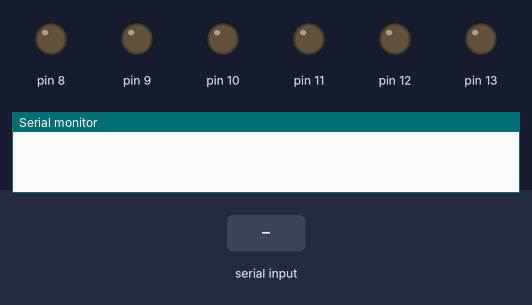
The sketch below on a simulated Arduino Uno, built with avr-gcc and run on an emulated ATmega328P. Parts: output pins drawn as LEDs (lit = HIGH), the last lines printed to the serial monitor. Dashed ring = blinking. The inputs (shaded band) are chosen by the test bench.

Above: at 0.9 s.
1.0 s: "g" received over Serial
2.5 s: "1" received over Serial
At 3.0 s:
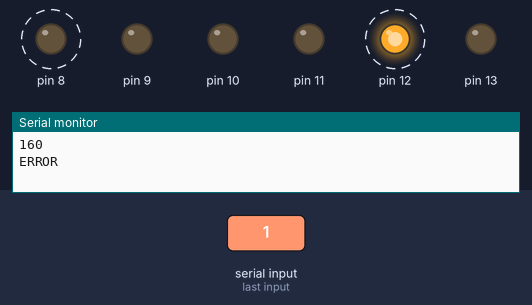
5.5 s: "s" received over Serial
At 6.0 s:
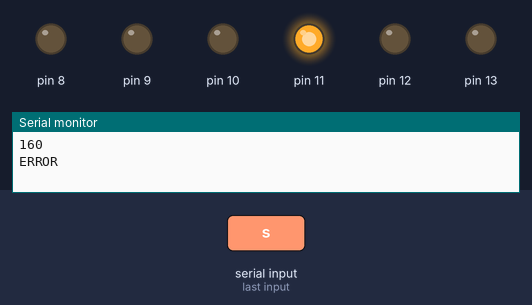
7.0 s: "0" received over Serial
At 22.3 s:
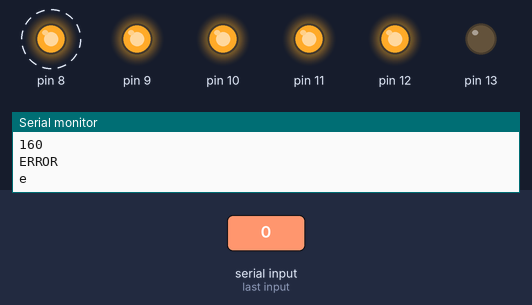
Timing chart, 0 to 23.5 s (numbered marks = the images above; inputs shaded):
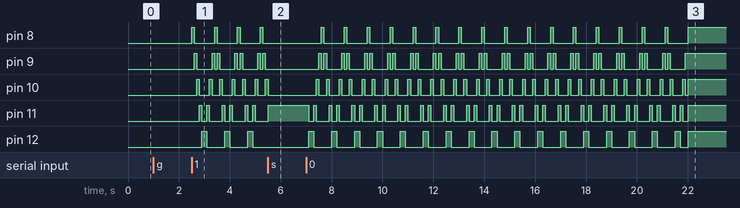

The sketch:

LEDBlinker.ino
```cpp
int jobSize = 160;
int algoType;
void setup()
{
  Serial.begin(9600);
  pinMode(13,OUTPUT);
  pinMode(8,OUTPUT);
  pinMode(9,OUTPUT);
  pinMode(10,OUTPUT);
  pinMode(11,OUTPUT);
  pinMode(12,OUTPUT);

  digitalWrite(8,LOW);
  digitalWrite(9,LOW);
  digitalWrite(10,LOW);
  digitalWrite(11,LOW);
  digitalWrite(12,LOW);
  digitalWrite(13,LOW);
  //Serial.println("Waiting for Algo Type");
  while(!(Serial.available() >0));
  algoType = Serial.read();
  Serial.println(jobSize);
  Serial.flush();
  //Serial.println("Wating for Start Signal");
  while(!(Serial.available() >0));
  if(Serial.read() == 'g')
  {
    digitalWrite(13,HIGH);
    Serial.flush();
    return;
  }
  else Serial.println("ERROR");

}


void waitForStart()
{
  //Serial.println("Waiting for Start");
  if(algoType == '1')
  {
  Serial.println(jobSize);
  }
  while(!(Serial.available() > 0));
  if(Serial.read() == 'g')
  return;
}

void signalPolling()
{
  if(Serial.available() > 0)
  {
    if(Serial.read() == 's')
    {
      digitalWrite(13,LOW);
      //Serial.println("Stopped");
      waitForStart();
    }
  }
  else return;

}

void loop()
{
    signalPolling();
    digitalWrite(8,HIGH);
    digitalWrite(9,LOW);
    digitalWrite(10,LOW);
    digitalWrite(11,LOW);
    digitalWrite(12,LOW);
    signalPolling();
    delay(100);
    digitalWrite(8,LOW);
    digitalWrite(9,HIGH);
    digitalWrite(10,LOW);
    digitalWrite(11,LOW);
    digitalWrite(12,LOW);
    signalPolling();
    delay(100);
    digitalWrite(8,LOW);
    digitalWrite(9,LOW);
    digitalWrite(10,HIGH);
    digitalWrite(11,LOW);
    digitalWrite(12,LOW);
    signalPolling();
    delay(100);
    digitalWrite(8,LOW);
    digitalWrite(9,LOW);
    digitalWrite(10,LOW);
    digitalWrite(11,HIGH);
    digitalWrite(12,LOW);
    signalPolling();
    delay(100);
    digitalWrite(8,LOW);
    digitalWrite(9,LOW);
    digitalWrite(10,LOW);
    digitalWrite(11,LOW);
    digitalWrite(12,HIGH);
    signalPolling();
    delay(100);
    digitalWrite(8,LOW);
    digitalWrite(9,LOW);
    digitalWrite(10,LOW);
    digitalWrite(11,LOW);
    digitalWrite(12,HIGH);
    signalPolling();
    delay(100);
    digitalWrite(8,LOW);
    digitalWrite(9,LOW);
    digitalWrite(10,LOW);
    digitalWrite(11,HIGH);
    digitalWrite(12,LOW);
    signalPolling();
    delay(100);
    digitalWrite(8,LOW);
    digitalWrite(9,LOW);
    digitalWrite(10,HIGH);
    digitalWrite(11,LOW);
    digitalWrite(12,LOW);
    signalPolling();
    delay(100);
    digitalWrite(8,LOW);
    digitalWrite(9,HIGH);
    digitalWrite(10,LOW);
    digitalWrite(11,LOW);
    digitalWrite(12,LOW);
    signalPolling();
    delay(100);
    digitalWrite(8,HIGH);
    digitalWrite(9,LOW);
    digitalWrite(10,LOW);
    digitalWrite(11,LOW);
    digitalWrite(12,LOW);
    signalPolling();
    jobSize-=8;
    if(jobSize<=0)
    {
      Serial.println("e");
    digitalWrite(8,HIGH);
    digitalWrite(9,HIGH);
    digitalWrite(10,HIGH);
    digitalWrite(11,HIGH);
    digitalWrite(12,HIGH);
      while(true);

    }
}
```

Measured:
- after the input at 2.5 s, pin 8: alternates HIGH for 0.10 s and LOW for 0.80 s, starting at once; pin 9: LOW → HIGH after 0.10 s, then repeats every 0.90 s: LOW 0.60 s, HIGH 0.10 s, LOW 0.10 s, HIGH 0.10 s
- after the input at 5.5 s, pin 8: stays LOW (without the input it goes to HIGH after 0.60 s); pin 9, pin 12: stops changing and stays LOW; pin 10: goes on until 5.5 s, then stays LOW; pin 11: goes on until 5.5 s, then stays HIGH
- after the input at 7.0 s, pin 8: alternates HIGH for 0.10 s and LOW for 0.80 s, 33 changes in all, then stays HIGH, starting after 0.60 s; pin 9: LOW → HIGH after 0.50 s, then repeats every 0.90 s: LOW 0.10 s, HIGH 0.10 s, LOW 0.60 s, HIGH 0.10 s, until it stays HIGH from 21.9 s
